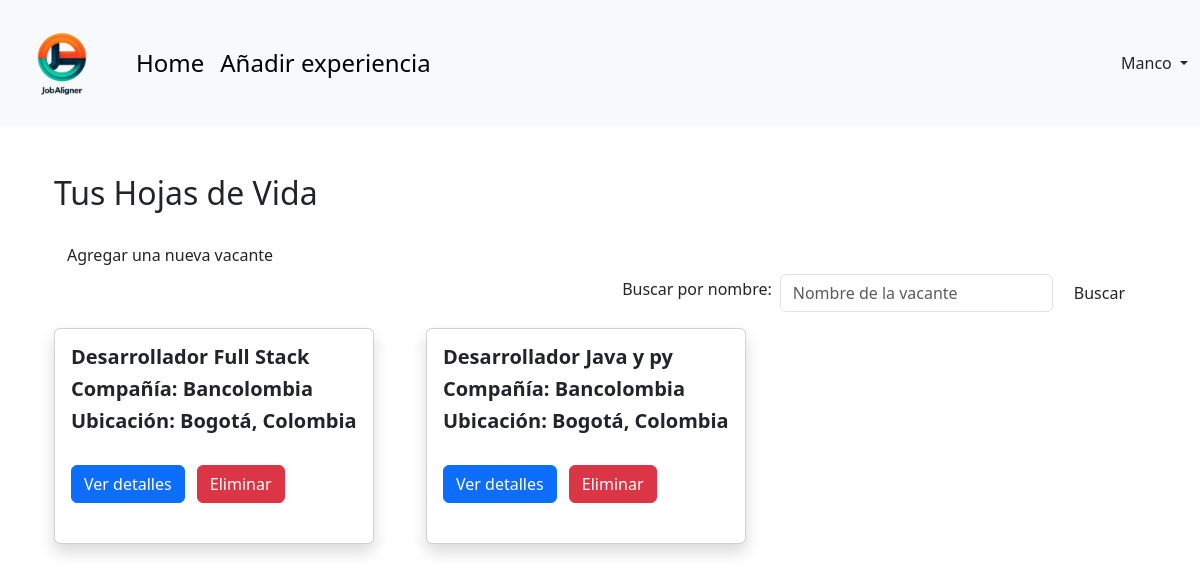
Before: /home/ (signed in) with the older database file.
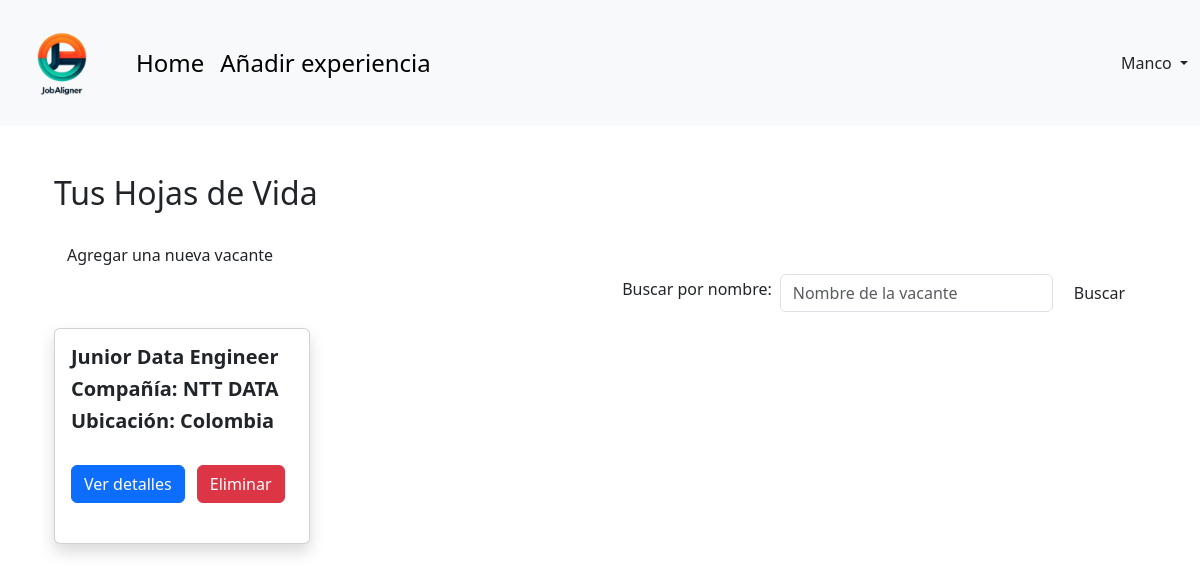
After: the same page with the newer database file.
### jobalignment/models.py (models this page shows)
class CV(models.Model):
    user = models.ForeignKey(User, on_delete=models.CASCADE, related_name='cvs')
    vacancy = models.ForeignKey(JobVacancy, on_delete=models.CASCADE, related_name='vacancys')
    cvpdf = models.FileField(upload_to='pdfs/', blank=True, null=True)

class JobVacancy(models.Model):
    title = models.CharField(max_length=200)
    description = models.TextField()
    requirements = models.TextField()
    location = models.CharField(max_length=100)
    company_name = models.CharField(max_length=200)

### jobalignment/views.py (the view)
# urls.py: 2. Add a URL to urlpatterns:  path('', views.home, name='home')
@login_required
def home(request):
    user = request.user  # Django's user
    user_profile = User.objects.get(user=user) # Our user
    searchTerm = request.GET.get('searchProduct')
    if searchTerm:
        cvs = CV.objects.filter(vacancy__title__icontains = searchTerm, user = user_profile)
    else:
        cvs = CV.objects.filter(user = user_profile)
    return render(request, 'home.html', {'user': user,'searchTerm':searchTerm, 'cvs': cvs})

### jobalignment/templates/home.html (shortened to what this page needs)
{% extends 'base.html' %}
{% block content %}
<head>
    <link href="https://cdn.jsdelivr.net/npm/bootstrap@5.3.3/dist/css/bootstrap.min.css" rel="stylesheet">
</head>
<body>
<div class="container">
    <br>
    <br>
    <h2>Tus Hojas de Vida</h2>
    <a class="btn btn-classic mt-3" href="{% url 'vacancy' %}" role="button">Agregar una nueva vacante</a>
    <form action="">
        <div class="mb-2 d-flex align-items-center justify-content-end">
            <label for="searchProduct" class="form-label mx-2">Buscar por nombre:</label>
            <input type="text" class="form-control  w-25" name="searchProduct" placeholder="Nombre de la vacante"/>
            <button type="submit" class="btn btn-classic mx-2 mb-0">Buscar</button>
        </div>
    </form>
    <div class="row row-cols-1 row-cols-md-3 g-4">
        {% for cv in cvs %}
        <div class="col d-flex align-items-stretch">
            <div class="card product_card shadow">
                <div class="card-body">
                    <h5 class="card-name fw-bold"> {{ cv.vacancy.title }}</h5>
                    <h5 class="card-company fw-bold"> Compañía: {{ cv.vacancy.company_name }}</h5>
                    <h5 class="card-location fw-bold"> Ubicación: {{ cv.vacancy.location }}</h5>
                    <br>
                    <div class="btn-container">
                        <a href="{% url 'cv' cv.id %}" class="btn btn-primary me-2">Ver detalles</a>
                        <button type="button" class="btn btn-danger me-2" data-bs-toggle="modal" data-bs-target="#deleteModal{{ cv.id }}">
                            Eliminar
                        </button>
                    </div>
                    <br>
                </div>
            </div>
        </div>
        {% endfor %}
    </div>
    <br>
</div>
</body>
{% endblock content %}

### jobaligner/templates/base.html (shortened to what this page needs)
<head>
  <link href="https://cdn.jsdelivr.net/npm/bootstrap@5.3.3/dist/css/bootstrap.min.css" rel="stylesheet">
</head>
<body>
<nav class="navbar navbar-expand-lg sticky-top navbar-light bg-light">
    <div class="container-fluid">
        <a class="navbar-brand" href="{% url 'home' %}">
            {% load static %}
            <img src="{% static 'images/jobaligner-removebg.png' %}" alt="" width="100" height="100" class="d-inline-block align-text-top">
        </a>
        <div class="collapse navbar-collapse" id="navbarSupportedContent">
            <ul class="navbar-nav me-auto mb-2 mb-lg-0">
                <li class="nav-item">
                    <a class="nav-link active fs-4" aria-current="page" href="{% url 'home' %}">Home</a>
                </li>
                <li class="nav-item">
                    <a class="nav-link active fs-4" aria-current="page" href="{% url 'experience' %}">Añadir experiencia</a>
                </li>
            </ul>
            <div class="d-flex ms-auto">
                <div class="nav-item dropdown">
                    <a class="nav-link dropdown-toggle nav-text" href="#" id="userDropdown" role="button" data-bs-toggle="dropdown" aria-expanded="false">
                        {{ user.username }}
                    </a>
                </div>
            </div>
        </div>
    </div>
</nav>
<div class="container">
    {% block content %}
    {% endblock content %}
</div>
</body>

Changed rows visible on the page:
removed CV: vacancy "Desarrollador Full Stack", vacancy.company_name "Bancolombia", vacancy.location "Bogotá, Colombia"
removed CV: vacancy "Desarrollador Java y py", vacancy.company_name "Bancolombia", vacancy.location "Bogotá, Colombia"
added CV: vacancy "Junior Data Engineer", vacancy.company_name "NTT DATA", vacancy.location "Colombia"
